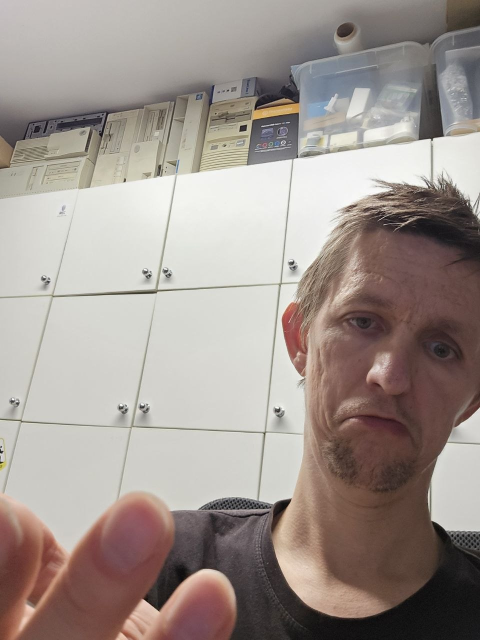
#> input picture orig/gameover.jpg, 960 x 1280 px (shown at 1/2 size)
$ python photo2bmp.py ../orig/gameover.jpg --out out.png
#> lines starting #> are read from the running program, lines starting #| are printed output that depends on the picture
#!/usr/bin/env python3
"""Prepare a photo for the ZX screen converter: crop, resize to 256x192,
and pre-process for 1-bit dithering.

Usage:
    photo2bmp.py INPUT.jpg --out OUT.bmp [--top N] [--height N] [--force]
                 [--color] [--gamma F] [--unsharp PCT]

Crops the full width of the source starting --top pixels down, --height
pixels tall (default: width*3/4 for the 4:3 screen) and resizes to
256x192. By default the result is grayscale, autocontrasted, unsharp-
masked (local contrast is what makes faces survive Floyd dithering at
256x192) and gamma-lifted - tuned for tools/bmp2zx.py --dither floyd.
--color skips the grayscale conversion.

Needs Pillow (the only tool here that does; this is asset preparation,
not part of `make build` - the BMPs in src/res/screens/ are the
committed source art). See `make screens`.
"""

import argparse
import sys
from pathlib import Path

try:
    from PIL import Image, ImageFilter, ImageOps
except ImportError:
    sys.exit("error: Pillow is required (pip install Pillow)")


def main():
    ap = argparse.ArgumentParser(description=__doc__.splitlines()[0])
    ap.add_argument("input", type=Path)
    ap.add_argument("--out", type=Path, required=True)
    ap.add_argument("--top", type=int, default=0, help="crop offset from the top")
    ap.add_argument("--height", type=int, default=0,
                    help="crop height (default: width*3/4)")
    ap.add_argument("--color", action="store_true",
                    help="keep colour (default: grayscale for clean dithering)")
    ap.add_argument("--gamma", type=float, default=0.8)
    ap.add_argument("--unsharp", type=int, default=220,
                    help="unsharp mask strength in percent (0 = off)")
    ap.add_argument("--force", action="store_true")
    args = ap.parse_args()

    if args.out.exists() and not args.force:
        sys.exit(f"error: {args.out} exists (use --force)")
    im = Image.open(args.input).convert("RGB")
#> im is the input picture: PIL image 960x1280 RGB; mean R, G, B 159.8, 149.2, 143.3
    w, h = im.size
#> w = 960; h = 1280
    ch = args.height or w * 3 // 4
#> ch = 720
    top = max(0, min(args.top, h - ch))
#> top = 0
    im = im.crop((0, top, w, top + ch)).resize((256, 192), Image.LANCZOS)
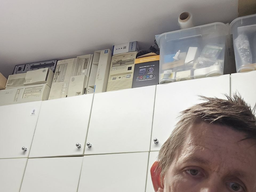
#> im: PIL image 256x192 RGB; mean R, G, B 171.6, 166.3, 160.9
    if not args.color:
        im = im.convert("L")
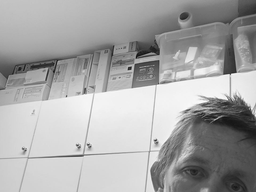
#> im: PIL image 256x192 L; min 20, max 255, mean 167.2
    im = ImageOps.autocontrast(im, cutoff=2)
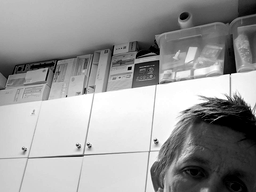
#> im: PIL image 256x192 L; min 0, max 255, mean 155.7
    if args.unsharp:
        im = im.filter(ImageFilter.UnsharpMask(radius=3, percent=args.unsharp,
                                               threshold=2))
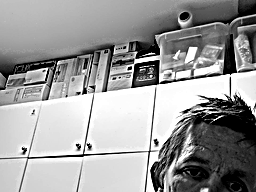
#> im: PIL image 256x192 L; min 0, max 255, mean 155.6
    if args.gamma != 1.0:
        g = args.gamma
        im = im.point(lambda v: int(((v / 255.0) ** g) * 255 + 0.5))
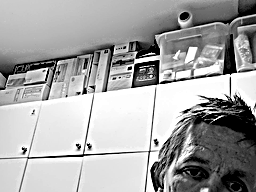
#> im: PIL image 256x192 L; min 0, max 255, mean 165.9
    im = im.convert("RGB")
#> im: PIL image 256x192 RGB
    args.out.parent.mkdir(parents=True, exist_ok=True)
    im.save(args.out, "BMP")
    print(f"{args.out}: 256x192 from {w}x{h} (top={top}, height={ch})")
#| out.png: 256x192 from 960x1280 (top=0, height=720)


if __name__ == "__main__":
    main()

$ run again, on orig/youwin.jpg
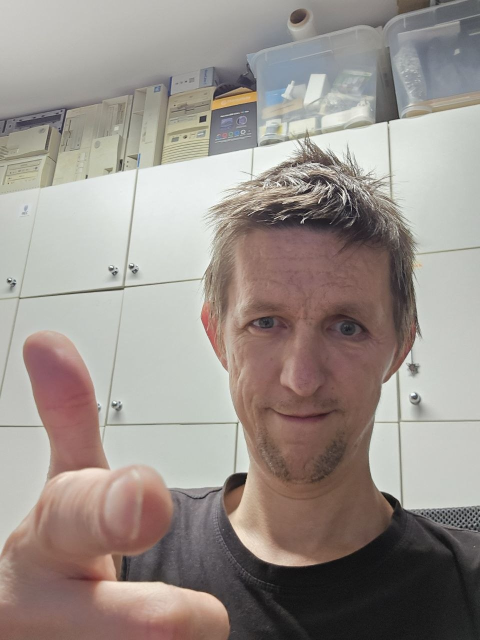
#> input picture orig/youwin.jpg, 960 x 1280 px (shown at 1/2 size)
#> in main, im is the input picture: PIL image 960x1280 RGB; mean R, G, B 154.3, 145.6, 139.8
#> in main, `im = ImageOps.autocontrast(im, cutoff=2)`:
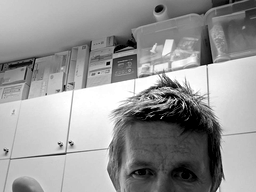
#> im: PIL image 256x192 L; min 0, max 255, mean 150.7
#> in main, `im = im.point(lambda v: int(((v / 255.0) ** g) * 255 + 0.5))`:
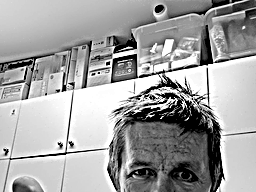
#> im: PIL image 256x192 L; min 0, max 255, mean 162.3
#| out.png: 256x192 from 960x1280 (top=0, height=720)
